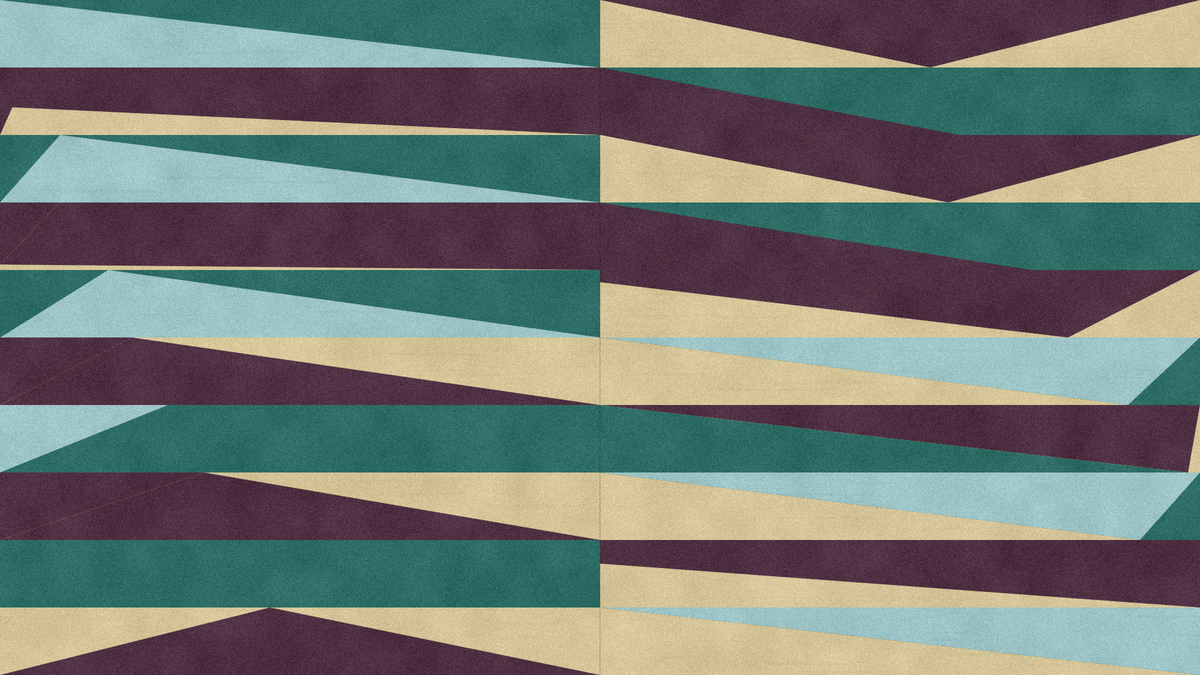
Frame 1 (no input)
Frame 2 (the mouse pressed at the canvas centre, redrawn once): identical to frame 1, image omitted

The p5.js sketch that drew this single still picture (run headless with seeded random() and noise() and a simulated clock; the mouse was pressed at the canvas centre and the sketch redrawn once):

// p5.js sketch
// ── sketch.js
function setup() {
  createCanvas(1920, 1080);
  pixelDensity(1);
  noLoop();
}

function draw() {
  randomSeed(12);
  background("#e5d6dd");

  const W = width;
  const H = height;
  const cw = W / 2;
  const rh = H / 10;
  
  const red = "#2f6f67";
  const deepRed = "#513244";
  const darkRed = "#513244";
  const orange = "#2f6f67";
  const yellow = "#9fc6c8";
  const brown = "#d7c79a";
  const clay = "#d7c79a";
  
  function poly(col, pts) {
    fill(col);
    noStroke();
    beginShape();
    for (const p of pts) vertex(p[0], p[1]);
    endShape(CLOSE);
  }

  function cell(c, r, bg, layers) {
    const x = c * cw;
    const y = r * rh;

    poly(bg, [
      [x, y],
      [x + cw, y],
      [x + cw, y + rh],
      [x, y + rh]
    ]);

    for (const layer of layers) {
      poly(
        layer[0],
        layer[1].map(p => [x + p[0] * cw, y + p[1] * rh])
      );
    }
  }

  cell(0, 0, red, [
    [yellow, [[0, 0], [0, 1], [1, 1]]]
  ]);

  cell(1, 0, brown, [
    [deepRed, [[0, 0], [1, 0], [0.55, 1]]],
    [clay, [[0, 0], [0.55, 1], [0, 1]]]
  ]);

  cell(0, 1, brown, [
    [deepRed, [[0.05, 0], [1, 0], [1, 1], [0, 0.58]]],
    [darkRed, [[0, 0], [0.05, 0], [0, 1]]]
  ]);

  cell(1, 1, orange, [
    [red, [[0, 0], [1, 0], [0.6, 1]]],
    [deepRed, [[0, 0], [0.6, 1], [0, 1]]]
  ]);

  cell(0, 2, red, [
    [yellow, [[0.1, 0], [1, 1], [0, 1]]]
  ]);

  cell(1, 2, brown, [
    [deepRed, [[0, 0], [1, 0], [0.58, 1]]],
    [clay, [[0, 0], [0.58, 1], [0, 1]]]
  ]);

  cell(0, 3, brown, [
    [deepRed, [[0.1, 0], [1, 0], [1, 1], [0, 0.92]]],
    [darkRed, [[0, 0], [0.1, 0], [0, 0.92]]]
  ]);

  cell(1, 3, orange, [
    [red, [[0, 0], [1, 0], [0.72, 1]]],
    [deepRed, [[0, 0], [0.72, 1], [0, 1]]]
  ]);

  cell(0, 4, red, [
    [yellow, [[0.18, 0], [1, 1], [0, 1]]],
    [orange, [[0, 1], [0.18, 0], [0, 0]]]
  ]);

  cell(1, 4, brown, [
    [deepRed, [[0, 0], [1, 0], [0.78, 1], [0, 0.18]]]
  ]);

  cell(0, 5, brown, [
    [deepRed, [[0.22, 0], [1, 1], [0, 1]]],
    [deepRed, [[0, 0], [0.22, 0], [0, 1]]]
  ]);

  cell(1, 5, red, [
    [yellow, [[0, 0], [1, 0], [0.88, 1]]],
    [brown, [[0, 0], [0.88, 1], [0, 1]]]
  ]);

  cell(0, 6, red, [
    [orange, [[0.28, 0], [1, 1], [0, 1]]],
    [yellow, [[0, 1], [0.28, 0], [0, 0]]]
  ]);

  cell(1, 6, brown, [
    [deepRed, [[0, 0], [1, 0], [0.98, 1]]],
    [red, [[0, 0], [0.98, 1], [0, 1]]]
  ]);

  cell(0, 7, brown, [
    [deepRed, [[0.34, 0], [1, 1], [0, 1]]],
    [deepRed, [[0, 0], [0.34, 0], [0, 1]]]
  ]);

  cell(1, 7, red, [
    [yellow, [[0, 0], [1, 0], [0.9, 1]]],
    [brown, [[0, 0], [0.9, 1], [0, 1]]]
  ]);

  cell(0, 8, red, [
    [orange, [[0.38, 0], [1, 1], [0, 1]]]
  ]);

  cell(1, 8, brown, [
    [darkRed, [[0, 0], [1, 0], [1, 1], [0, 0.35]]]
  ]);

  cell(0, 9, brown, [
    [deepRed, [[0.45, 0], [1, 1], [0, 1]]]
  ]);

  cell(1, 9, red, [
    [yellow, [[0, 0], [1, 0], [1, 1]]],
    [brown, [[0, 0], [1, 1], [0, 1]]]
  ]);

  stroke(0, 35);
  strokeWeight(2);
  line(cw, 0, cw, H);

  addPrintTexture();
}

function addPrintTexture() {
  loadPixels();

  for (let y = 0; y < height; y++) {
    for (let x = 0; x < width; x++) {
      const i = 4 * (x + y * width);
      const n = noise(x * 0.018, y * 0.018);
      const grain = random(-18, 14) + map(n, 0, 1, -10, 10);

      pixels[i] = constrain(pixels[i] + grain, 0, 255);
      pixels[i + 1] = constrain(pixels[i + 1] + grain, 0, 255);
      pixels[i + 2] = constrain(pixels[i + 2] + grain, 0, 255);
    }
  }

  updatePixels();

  noStroke();

  for (let i = 0; i < 32000; i++) {
    fill(255, random(5, 18));
    circle(random(width), random(height), random(0.4, 1.6));
  }

  for (let i = 0; i < 18000; i++) {
    fill(0, random(3, 10));
    circle(random(width), random(height), random(0.35, 1.1));
  }

  blendMode(MULTIPLY);
  for (let i = 0; i < 420; i++) {
    fill(46, 42, 72, random(2, 7));
    rect(random(width), random(height), random(30, 180), random(1, 4));
  }
  blendMode(BLEND);
}
